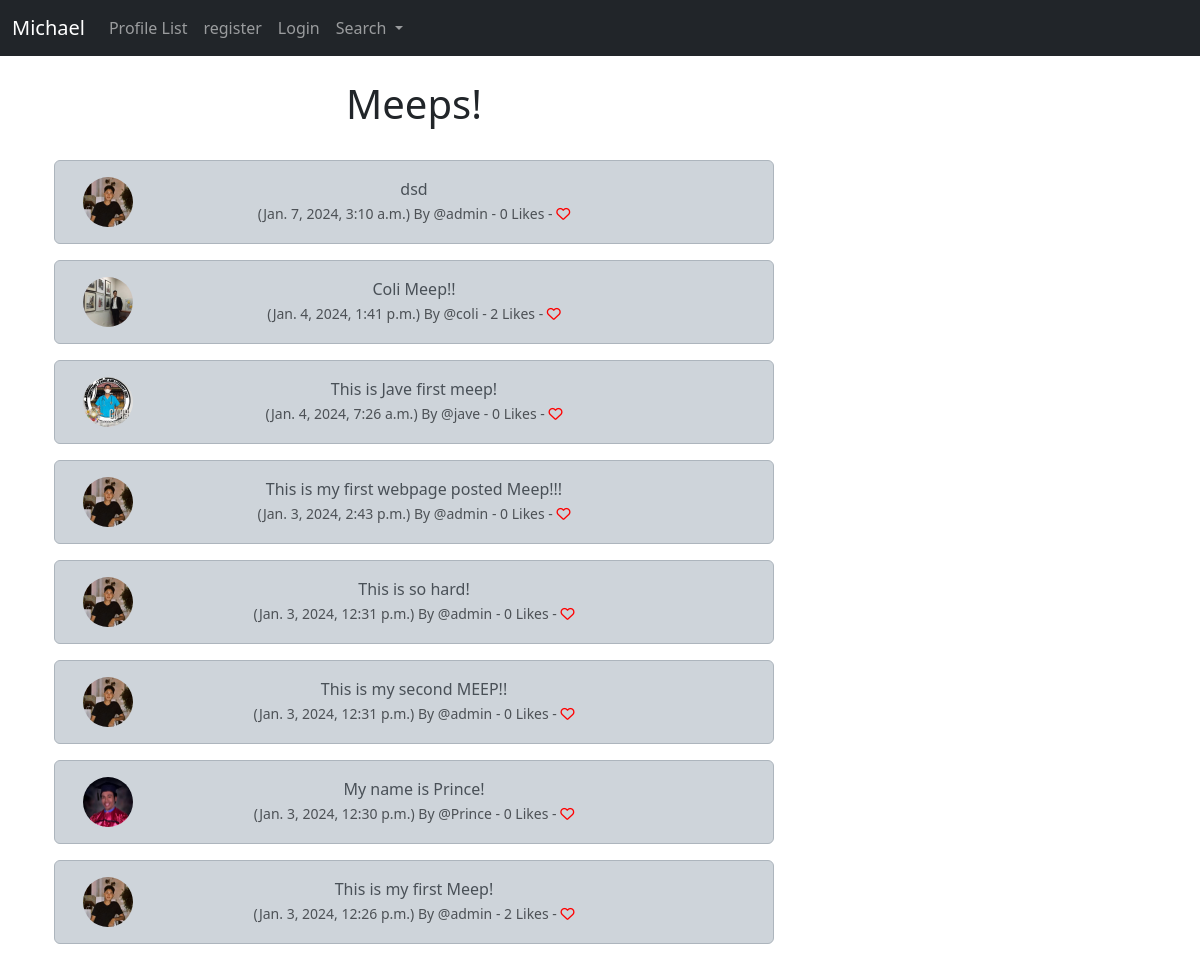
The page / on the database its author committed.
### michael/models.py (models this page shows, shortened)
class Meep(models.Model):
    user = models.ForeignKey(
        User, related_name="meeps",
        on_delete=models.DO_NOTHING
    )
    body = models.CharField(max_length=200)
    created_at = models.DateTimeField(auto_now_add=True)
    likes = models.ManyToManyField(User, related_name="meep_like", blank=True)
    def number_of_likes(self):
        return self.likes.count()

class Profile(models.Model):
    user = models.OneToOneField(User, on_delete=models.CASCADE)
    follows = models.ManyToManyField('self',
        related_name="followed_by",
        symmetrical=False,
        blank=True)
    date_modified = models.DateTimeField(auto_now=True)
    profile_image = models.ImageField(null=True, blank=True, upload_to="images/")
    profile_bio = models.CharField(null=True, blank=True, max_length=500)
    homepage_link = models.CharField(null=True, blank=True, max_length=100)
    facebook_link = models.CharField(null=True, blank=True, max_length=100)
    instagram_link = models.CharField(null=True, blank=True, max_length=100)
    linkedin_link = models.CharField(null=True, blank=True, max_length=100)

### michael/views.py (the view)
# urls.py: path('', views.home, name="home"),
def home(request):
    if request.user.is_authenticated:
        form = MeepForm(request.POST or None)
        if request.user.is_authenticated:
            if form.is_valid():
                meep = form.save(commit=False)
                meep.user = request.user
                meep.save()
                messages.success(request, ("Your Meeps Has Been Posted"))
                return redirect('home')
        meeps = Meep.objects.all().order_by("-created_at")
        return render(request, 'home.html', {"meeps": meeps, "form":form})
    else:
        meeps = Meep.objects.all().order_by("-created_at")
        return render(request, 'home.html', {"meeps":meeps})

### michael/templates/home.html (shortened to what this page needs)
{% extends 'base.html' %}
{% load static %}
{% block content %}
    <div class="container text-center">
        <div class="row">
            <div class=col-8>
    <h1>Meeps!</h1>
<br/>
<div class="posts" id="scroll-element">
    {% include 'show_meeps.html' with posts=posts %}
</div>
</div>
<div class="col-4">
               <br/><br/><br/>
</div>
{% endblock %}

### michael/templates/show_meep.html
{% load static %}
<div class="alert alert-dark" role="alert">
<div class="container">
<div class="row">
    <div class="col-1">
        {% if meep.user.profile.profile_image %}
            <img src="{{ meep.user.profile.profile_image.url }}" width=50 height=50 class="rounded-circle" alt="{{ profile.user.username }}">
        {% else %}
            <img src="{% static 'images/avatar.png' %}" width=50 height=50 class="rounded-circle" alt="{{ profile.user.username }}">
        {% endif %}
    </div>
        <div class="col-10">
          {{ meep.body }}<br/>
          <small class="text-muted">
            ({{ meep.created_at}}) By
            @{{ meep.user.username}}
            - {{ meep.number_of_likes }} Likes -
            {% if user in meep.likes.all %}
               <a href="{% url 'meep_like' meep.id %}">
<i class="fa-solid fa-heart" style="color:red"></i></a>
            {% else %}
               <a href="{% url 'meep_like' meep.id %}">
<i class="fa fa-heart-o" style="color:red"></i></a>
            {% endif %}
          </small>
        </div><br/><br/>
            </div>
        </div>
    </div>

### rows shown on the page
Meep: user.profile.profile_image (picture), body "dsd", created_at "Jan. 7, 2024, 3:10 a.m.", user.username "admin", number_of_likes "0"
Meep: user.profile.profile_image (picture), body "Coli Meep!!", created_at "Jan. 4, 2024, 1:41 p.m.", user.username "coli", number_of_likes "2"
Meep: user.profile.profile_image (picture), body "This is Jave first meep!", created_at "Jan. 4, 2024, 7:26 a.m.", user.username "jave", number_of_likes "0"
Meep: user.profile.profile_image (picture), body "This is my first webpage posted Meep!!!", created_at "Jan. 3, 2024, 2:43 p.m.", user.username "admin", number_of_likes "0"
Meep: user.profile.profile_image (picture), body "This is so hard!", created_at "Jan. 3, 2024, 12:31 p.m.", user.username "admin", number_of_likes "0"
Meep: user.profile.profile_image (picture), body "This is my second MEEP!!", created_at "Jan. 3, 2024, 12:31 p.m.", user.username "admin", number_of_likes "0"
Meep: user.profile.profile_image (picture), body "My name is Prince!", created_at "Jan. 3, 2024, 12:30 p.m.", user.username "Prince", number_of_likes "0"
Meep: user.profile.profile_image (picture), body "This is my first Meep!", created_at "Jan. 3, 2024, 12:26 p.m.", user.username "admin", number_of_likes "2"
